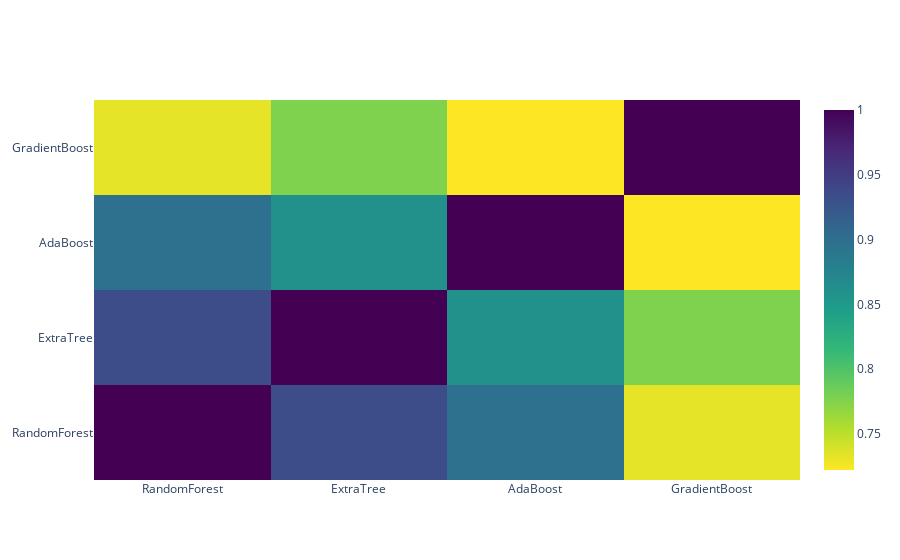

The code cell stored with this chart in its notebook:
### Markdown cell above
### Correlation Heatmap of the Second Level Training Set

### Code cell
data = [
    go.Heatmap(z=base_predictions_train.astype(float).corr().values,
               x=base_predictions_train.columns.values,
               y=base_predictions_train.columns.values,
               colorscale='Viridis',
               showscale=True,
               reversescale=True,
              )
]
py.iplot(data, filename='labelled-heatmap')

### Figure 1 — Plotly figure (JSON) as saved in the notebook; plotly's stock layout.template omitted (floating-point values rounded to 4 significant figures)
{"data": [{"colorscale": [[0, "#440154"], [0.1111, "#482878"], [0.2222, "#3e4989"], [0.3333, "#31688e"], [0.4444, "#26828e"], [0.5556, "#1f9e89"], [0.6667, "#35b779"], [0.7778, "#6ece58"], [0.8889, "#b5de2b"], [1, "#fde725"]], "reversescale": true, "showscale": true, "type": "heatmap", "x": ["RandomForest", "ExtraTree", "AdaBoost", "GradientBoost"], "y": ["RandomForest", "ExtraTree", "AdaBoost", "GradientBoost"], "z": [[1, 0.9344, 0.8963, 0.7325], [0.9344, 1, 0.8601, 0.7768], [0.8963, 0.8601, 1, 0.7222], [0.7325, 0.7768, 0.7222, 1]]}], "layout": {}}
